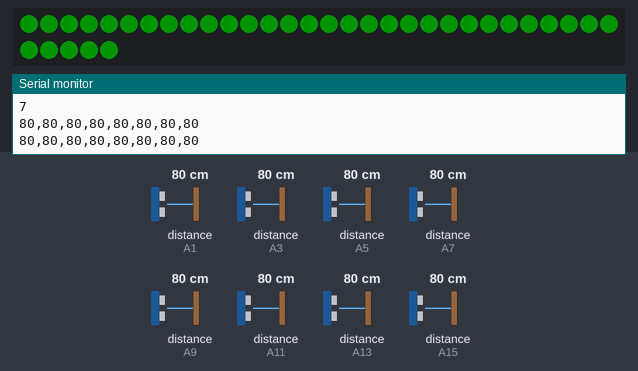
Bench run of a sketch on a simulated Arduino Mega 2560, built with avr-gcc and run on an emulated ATmega2560. Shown: 35 RGB LEDs in strip order, left to right, continuing on the next row, the last lines printed to the serial monitor. The inputs (shaded band) are chosen by the test bench; at power-on: distance to the obstacle (sensors on A1, A3, A5, A7, A9, A11, A13, A15) 80 cm. Dim RGB values are drawn brighter than linear.

Above: at 2.9 s.
3.0 s: distance to the obstacle (sensor on A1) set to 33 cm
4.8 s: distance to the obstacle (sensor on A1) set to 27 cm
6.8 s: distance to the obstacle (sensor on A3) set to 2 cm
At 7.8 s:
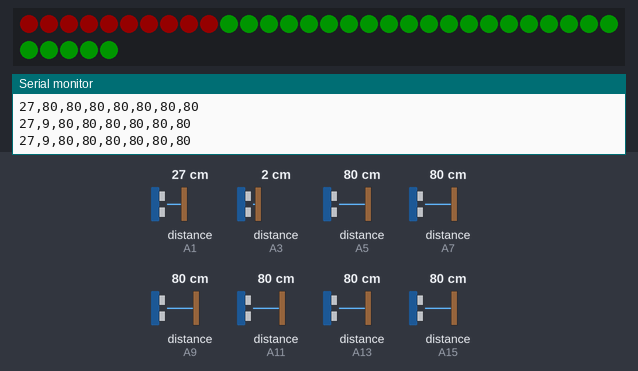
8.6 s: distance to the obstacle (sensor on A5) set to 2 cm
10.3 s: distance to the obstacle (sensor on A7) set to 2 cm
At 11.8 s:
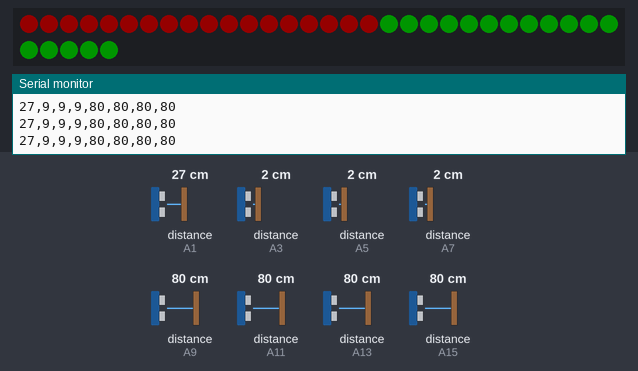
12.1 s: distance to the obstacle (sensor on A9) set to 2 cm
Timing chart, 0 to 15.1 s (numbered marks = the images above; inputs shaded):
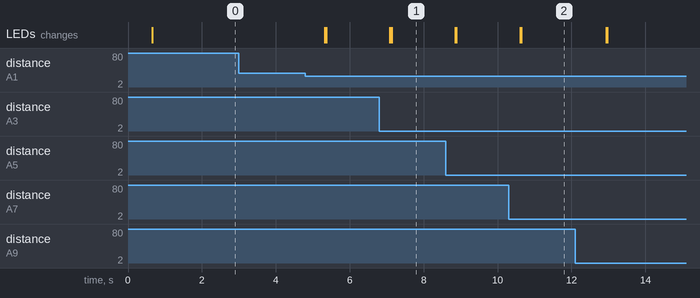

The sketch:

CapteursFINAL.ino
```cpp
// Utiliser la version 2.0.1 de la bibliothque SharpIR
// Port Analogique 0 et 1 inutilisable
#include <Wire.h>
#include <SharpIR.h>
#include <SoftwareSerial.h>
#include <Adafruit_NeoPixel.h>
#ifdef __AVR__
#include <avr/power.h> // Required for 16 MHz Adafruit Trinket
#endif

// Which pin on the Arduino is connected to the NeoPixels?
// On a Trinket or Gemma we suggest changing this to 1:
#define LED_PIN    7

// How many NeoPixels are attached to the Arduino?
#define LED_COUNT 35

// Declare our NeoPixel strip object:
Adafruit_NeoPixel strip(LED_COUNT, LED_PIN, NEO_GRB + NEO_KHZ800);
// Argument 1 = Number of pixels in NeoPixel strip
// Argument 2 = Arduino pin number (most are valid)
// Argument 3 = Pixel type flags, add together as needed:
//   NEO_KHZ800  800 KHz bitstream (most NeoPixel products w/WS2812 LEDs)
//   NEO_KHZ400  400 KHz (classic 'v1' (not v2) FLORA pixels, WS2811 drivers)
//   NEO_GRB     Pixels are wired for GRB bitstream (most NeoPixel products)
//   NEO_RGB     Pixels are wired for RGB bitstream (v1 FLORA pixels, not v2)
//   NEO_RGBW    Pixels are wired for RGBW bitstream (NeoPixel RGBW products)


#define RX_BT 15
#define TX_BT 14

int mesure_0 = 0;
int mesure_45 = 0;
int mesure_90 = 0;
int mesure_135 = 0;
int mesure_180 = 0;
int mesure_225 = 0;
int mesure_270 = 0;
int mesure_315 = 0;
const int nombreCapteurs = 8;
int * tabMesures = new int[nombreCapteurs]{mesure_0, mesure_45, mesure_90, mesure_135, mesure_180, mesure_225, mesure_270, mesure_315};
/*int tab_save_last_value[nombreCapteurs]{0};   ancien système pour les valeurs bluetooth
int tab_save_last_value2[nombreCapteurs]{0};
int tabMesures_with_average[nombreCapteurs]{0};
*/
int danger;
int bluetooth_value = 0;
uint8_t tabForWheel[nombreCapteurs]{0};
unsigned long currentMillis;
unsigned long  previousMillis;
unsigned long interval = 200;


SharpIR Capteur_0( SharpIR::GP2Y0A21YK0F, A1 );
SharpIR Capteur_45( SharpIR::GP2Y0A21YK0F, A3 );
SharpIR Capteur_90( SharpIR::GP2Y0A21YK0F, A5 );
SharpIR Capteur_135( SharpIR::GP2Y0A21YK0F, A7 );
SharpIR Capteur_180( SharpIR::GP2Y0A21YK0F, A9 );
SharpIR Capteur_225( SharpIR::GP2Y0A21YK0F, A11 );
SharpIR Capteur_270( SharpIR::GP2Y0A21YK0F, A13 );
SharpIR Capteur_315( SharpIR::GP2Y0A21YK0F, A15 );

SoftwareSerial BTSerial(RX_BT, TX_BT);

int minVal(int tab[], int taille){
  int valMin = tab[0];
  for (int i = 1; i < taille; i++){
    if(valMin > tab[i]){
      valMin = tab[i];
    }
  }
  return valMin;
}

void afficheTableau(int tab[]){
  for(int i = 0; i < nombreCapteurs; i++){
    Serial.print(tab[i]);
    if(i+1 < nombreCapteurs){
      Serial.print(",");
    }
  }
  Serial.println();
}

int puissance(int exposant, int valeur){
  int result = 1;
  if(exposant == 0){
    return 1;
  }
  for(int i = 0; i < exposant; i++){
    result *= valeur;
  }
  return result;
}

/*void calculAverage(int* tab1, int* tab2, int* tab3, int* destination, int nombreCapteurs) {       ancien système bluetooth
  for (int i = 0; i < nombreCapteurs; i++) {
    destination[i] = (tab1[i] + tab2[i] + tab3[i]) / 3;
    tab1[i] = tab2[i];
    tab2[i] = tab3[i];
  }
}*/

void calculArrayWheel(int TabInt[], uint8_t TabForWheel[], int nombreCapteurs){
  for(uint8_t i = 0; i < nombreCapteurs; i++){
    TabForWheel[i] = (uint8_t)TabInt[i];
  }
}

void onI2CRequest() {
  calculArrayWheel(tabMesures,tabForWheel,nombreCapteurs);
  Wire.write(tabForWheel, nombreCapteurs);
}

void LEDsetup(){
  for(int i = 0; i < 35; i++){
    strip.setPixelColor(i, strip.Color(0, 255, 0));
    strip.show();
    strip.setBrightness(20);
  }
}

void LEDdanger(int * tab, int nb_cap){
  int nb_led = 4;
  int i = 0;
  int temp_lim = 0;
  int cap = 0;
  while(i < 35){
    nb_led = 4;
    if(cap == 0 || cap == 1 || cap == 7){
      nb_led = 5;
    }
    temp_lim = i + nb_led;
    if(tab[cap] <= 30){
      for(i; i < temp_lim; i++){
        strip.setPixelColor(i, strip.Color(255, 0, 0));
        strip.show();
        delay(10);
      }
    }
    else{
      for(i; i < temp_lim; i++){
        strip.setPixelColor(i, strip.Color(0, 255, 0));
        strip.show();
        delay(10);
      }
    }
    cap++;
 }
}

void setup(){
  Serial.begin(9600);
  BTSerial.begin(9600);
  delay(500);
  for(int i = 0; i < nombreCapteurs; i++){
    delay(100);
    Serial.println(i);
  Wire.begin(0x42);
  Wire.onRequest(onI2CRequest);
  strip.begin();
  LEDsetup();
  }
}

void loop(){
  mesure_0 = Capteur_0.getDistance();
  mesure_45 = Capteur_45.getDistance();
  mesure_90 = Capteur_90.getDistance();
  mesure_135 = Capteur_135.getDistance();
  mesure_180 = Capteur_180.getDistance();
  mesure_225 = Capteur_225.getDistance();
  mesure_270 = Capteur_270.getDistance();
  mesure_315 = Capteur_315.getDistance();
  tabMesures [0] = mesure_0;
  tabMesures [1] = mesure_45;
  tabMesures [2] = mesure_90;
  tabMesures [3] = mesure_135;
  tabMesures [4] = mesure_180;
  tabMesures [5] = mesure_225;
  tabMesures [6] = mesure_270;
  tabMesures [7] = mesure_315;

  int danger = minVal(tabMesures, nombreCapteurs);
  afficheTableau(tabMesures);
  LEDdanger(tabMesures, nombreCapteurs);

  // Bluetooth (si ça marche pas faut taper Ewan)
  //calculAverage(tab_save_last_value, tab_save_last_value2, tabMesures, tabMesures_with_average, nombreCapteurs);    ancien système bluetooth

  currentMillis = millis();
  if (currentMillis - previousMillis >= interval) {
      bluetooth_value = 0;
      for(int i = 0; i < nombreCapteurs; i++){
        if(tabMesures[i] < 30){                 //30 représente le seuil de distance pour la partie roue du projet
          bluetooth_value += puissance(i,2);    //chaque capteur est associé à une puissance de 2 dans l'application bluetooth
        }
      }
      if (bluetooth_value < 10){
        BTSerial.print("00"+String(bluetooth_value));  // Pour assurer un retour avec 3 chiffres pour les valeurs en dessous de 100
      }
      else if (bluetooth_value < 100){
        BTSerial.print("0"+String(bluetooth_value));  //same
      }
      else{
        BTSerial.print(bluetooth_value);
      }
      previousMillis = currentMillis;
  }
}
```

Measured:
- after the input at 6.8 s, the LEDs: first change after 0.29 s (image 1 shows a later state)
- after the input at 10.3 s, the LEDs: first change after 0.31 s (image 2 shows a later state)
